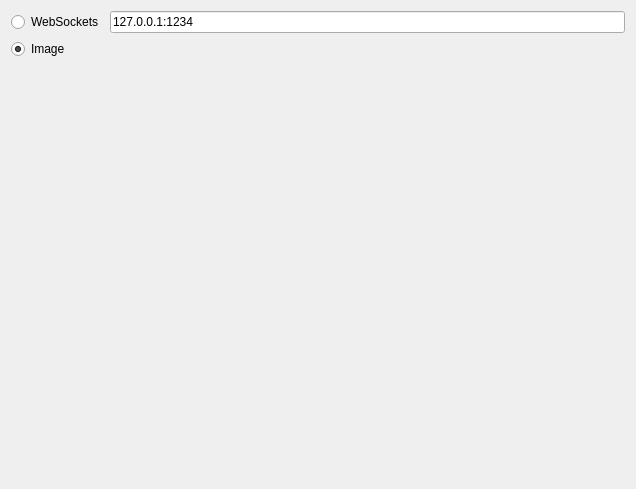
<?xml version="1.0" encoding="UTF-8"?>
<ui version="4.0">
 <class>widget_source_selection</class>
 <widget class="QWidget" name="widget_source_selection">
  <property name="geometry">
   <rect>
    <x>0</x>
    <y>0</y>
    <width>636</width>
    <height>489</height>
   </rect>
  </property>
  <property name="windowTitle">
   <string>Form</string>
  </property>
  <layout class="QVBoxLayout" name="verticalLayout">
   <item>
    <layout class="QGridLayout" name="gridLayout">
     <item row="0" column="0">
      <widget class="QRadioButton" name="radioButtonWebSockets">
       <property name="text">
        <string>WebSockets</string>
       </property>
      </widget>
     </item>
     <item row="0" column="1">
      <widget class="QLineEdit" name="lineEditWebSockets">
       <property name="text">
        <string>127.0.0.1:1234</string>
       </property>
       <property name="placeholderText">
        <string>127.0.0.1:1234</string>
       </property>
      </widget>
     </item>
     <item row="1" column="0">
      <widget class="QRadioButton" name="radioButtonImage">
       <property name="text">
        <string>Image</string>
       </property>
       <property name="checked">
        <bool>true</bool>
       </property>
      </widget>
     </item>
    </layout>
   </item>
   <item>
    <spacer name="verticalSpacer">
     <property name="orientation">
      <enum>Qt::Vertical</enum>
     </property>
     <property name="sizeHint" stdset="0">
      <size>
       <width>20</width>
       <height>412</height>
      </size>
     </property>
    </spacer>
   </item>
  </layout>
 </widget>
 <resources/>
 <connections/>
</ui>
